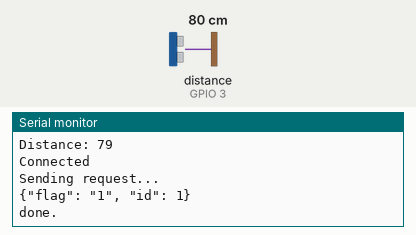
A sketch run on a simulated ESP32. On the bench: the last lines printed to the serial monitor. Wiring (inferred from the names in the program): ultrasonic range finder: trigger GPIO 2; echo GPIO 3. Inputs (shaded band) come from the test bench; at power-on: distance to the obstacle (sensor on GPIO 3) 80 cm. The echo pulse lasts 58.3 µs per cm; WiFi joins after 1.5 s; servers stay silent unless stated; uploads are accepted with an empty reply.

Above: at 2.7 s.
2.8 s: distance to the obstacle (sensor on GPIO 3) set to 2 cm
At 3.93 s:
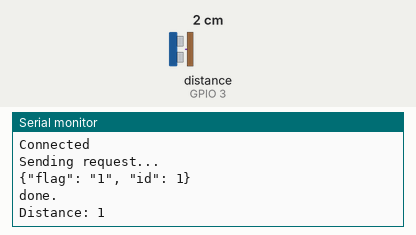
5.8 s: distance to the obstacle (sensor on GPIO 3) set to 4 cm
At 7.4 s:
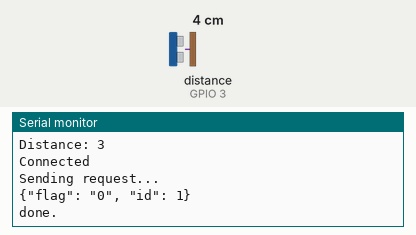
Timing chart, 0 to 8.9 s (numbered marks = the images above; inputs shaded):
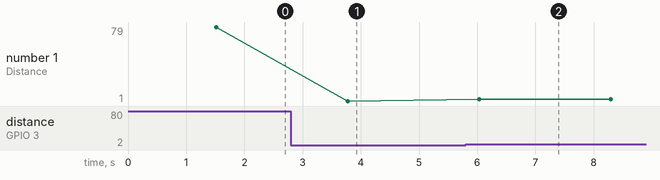

The sketch:

CC3200code.ino
```cpp
#include <SPI.h>
#include <WiFi.h>
#include <WiFiClient.h>

WiFiClient client;

char * server_name = "afternoon-sierra-25379.herokuapp.com";
String PostData = "{\"flag\": \"1\", \"id\": 1}";
#define thing_name  "demooo"
const int trigPin = 2;
const int echoPin = 3;
// defines variables
long duration;
int distance;
String data;
 String par = "slot=";
// Your network name also called SSID
char ssid[] = "moto";
// your network password
char password[] = "987654321";
// your network key Index number (needed only for WEP)
int keyIndex = 0;
void setup() {

  Serial.begin(115200);
  //Serial.println("Starting WiFi SmartConfig");
  //WiFi.startSmartConfig();
   Serial.print("Attempting to connect to Network named: ");
  // print the network name (SSID);
  Serial.println(ssid);
  // Connect to WPA/WPA2 network. Change this line if using open or WEP network:
  WiFi.begin(ssid, password);

 Serial.print("Connected to SSID: ");
  Serial.println(WiFi.SSID());

  while (WiFi.localIP() == INADDR_NONE) {

    Serial.print(".");
    delay(300);
  }

  while ( WiFi.status() != WL_CONNECTED) {
    // print dots while we wait to connect
    Serial.print(".");
    delay(300);
  }


  Serial.println("\nYou're connected to the network");
  Serial.println("Waiting for an ip address");

  while (WiFi.localIP() == INADDR_NONE) {
    // print dots while we wait for an ip addresss
    Serial.print(".");
    delay(300);
  }

  Serial.println("\nIP Address obtained");
  Serial.print("IP Address: ");
  Serial.println(WiFi.localIP());


pinMode(trigPin, OUTPUT); // Sets the trigPin as an Output
pinMode(echoPin, INPUT); // Sets the echoPin as an Input
}

void loop() {
 // Clears the trigPin
digitalWrite(trigPin, LOW);
delayMicroseconds(2);
// Sets the trigPin on HIGH state for 10 micro seconds
digitalWrite(trigPin, HIGH);
delayMicroseconds(10);
digitalWrite(trigPin, LOW);
// Reads the echoPin, returns the sound wave travel time in microseconds
duration = pulseIn(echoPin, HIGH);
// Calculating the distance
distance= duration*0.034/2;
// Prints the distance on the Serial Monitor
Serial.print("Distance: ");
Serial.println(distance);

if (distance <=10 ){
  String PostData = "{\"flag\": \"0\", \"id\": 1}";
  if (client.connect(server_name, 80)) {
    Serial.println("Connected");

    Serial.println("Sending request... ");

    client.println("POST /todos HTTP/1.1");
    client.println("Host: afternoon-sierra-25379.herokuapp.com");
    client.println("Cache-Control: no-cache");
    client.println("Content-Type: application/json");
    client.print("Content-Length: ");
    client.println(PostData.length());
    client.println();
    client.println(PostData);
    Serial.println(PostData);

  if (client.connected()) {
    client.stop();  // DISCONNECT FROM THE SERVER
  }
    Serial.println("done.");
    delay(1000);
  }
}else {
  String PostDataa = "{\"flag\": \"1\", \"id\": 1}";
  if (client.connect(server_name, 80)) {
    Serial.println("Connected");

    Serial.println("Sending request... ");

    client.println("POST /todos HTTP/1.1");
    client.println("Host: afternoon-sierra-25379.herokuapp.com");
    client.println("Cache-Control: no-cache");
    client.println("Content-Type: application/json");
    client.print("Content-Length: ");
    client.println(PostDataa.length());
    client.println();
    client.println(PostDataa);
    Serial.println(PostDataa);

  if (client.connected()) {
    client.stop();  // DISCONNECT FROM THE SERVER
  }
    Serial.println("done.");
    delay(1000);
    }
  }
     delay(1000);

}
```

Measured:
- after the input at 2.8 s, the serial monitor: prints a new line after 0.97 s (image 1)
- after the input at 5.8 s, the serial monitor: prints a new line after 0.23 s (image 2)
- plotted number 1: 1 → 3 after the input at 5.8 s
